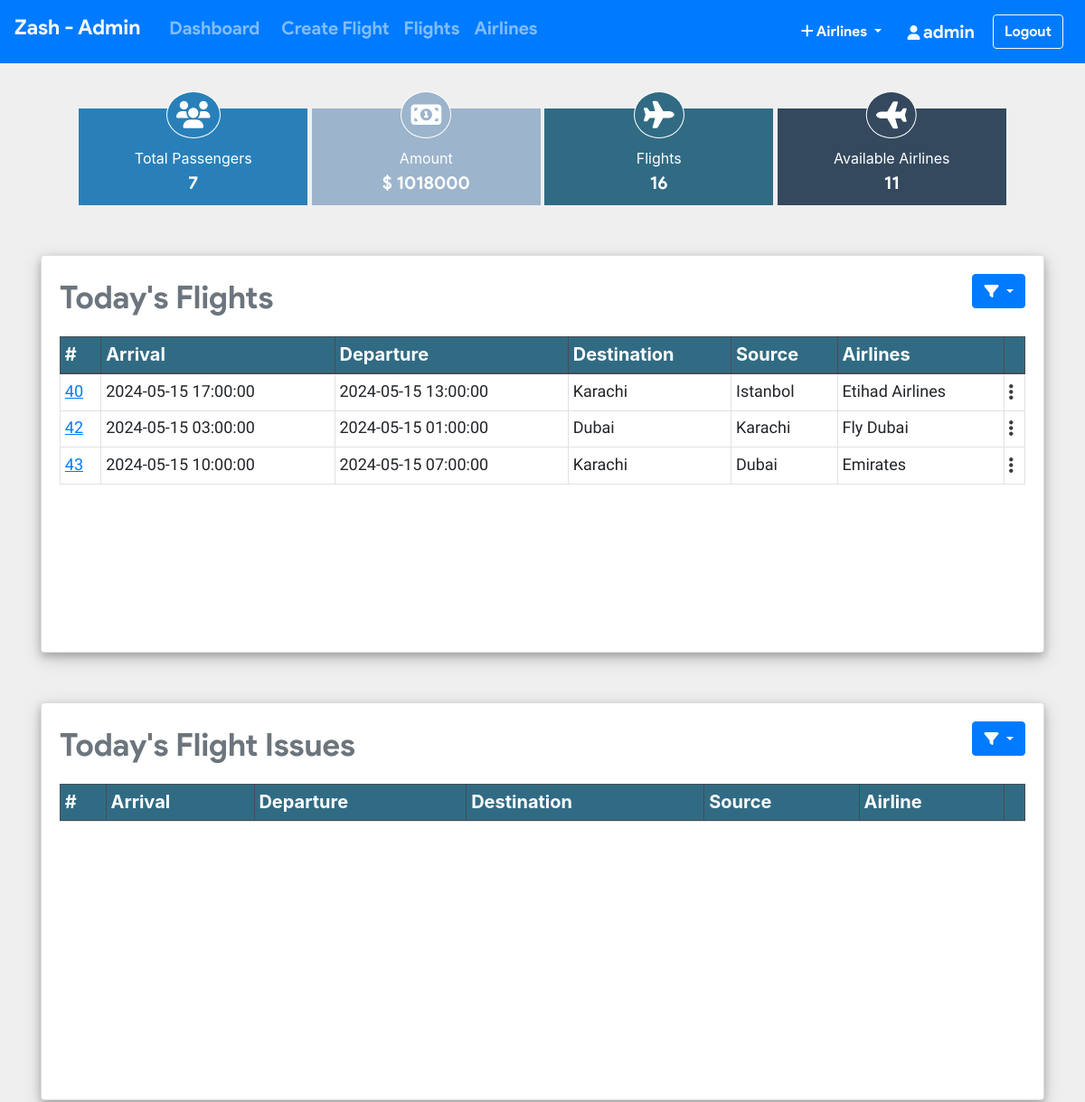
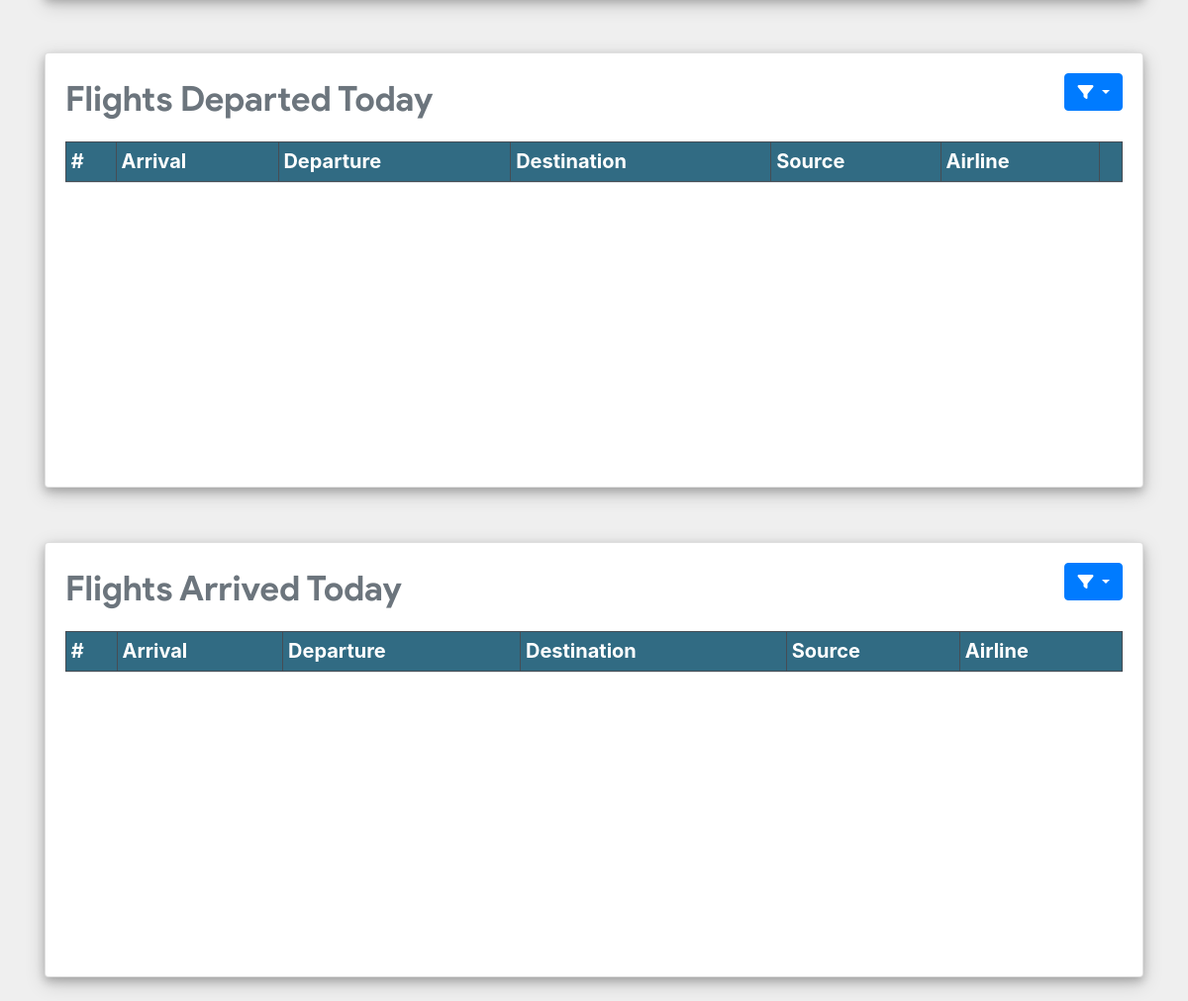
The app's page /admin/index.php?login=success (signed in) with its own data (2 pictures, top to bottom).
### tables this page shows
CREATE TABLE `flight` (
  `flight_id` int(11) NOT NULL,
  `admin_id` int(11) NOT NULL,
  `arrivale` datetime NOT NULL,
  `departure` datetime NOT NULL,
  `Destination` varchar(20) NOT NULL,
  `source` varchar(20) NOT NULL,
  `airline` varchar(20) NOT NULL,
  `Seats` varchar(110) NOT NULL,
  `duration` varchar(20) NOT NULL,
  `Price` int(11) NOT NULL,
  `status` varchar(6) DEFAULT NULL,
  `issue` varchar(50) DEFAULT NULL,
  `last_seat` varchar(5) DEFAULT '',
  `bus_seats` int(11) DEFAULT 20,
  `last_bus_seat` varchar(5) DEFAULT ''
);

### admin/index.php (the view, shortened to what this page needs)
<?php include_once 'header.php';
require '../helpers/init_conn_db.php';?>
<link rel="stylesheet" href="../assets/css/admin.css">
    <main>
        <?php if(isset($_SESSION['adminId'])) { ?>
          <div class="container">
            <div class="main-section">
              <div class="dashbord dashbord-1">
                <div class="icon-section">
                  <i class="fa fa-users" aria-hidden="true"></i><br>
                 Total Passengers
                  <p><?php include 'psngrcnt.php';?></p>
                </div>
              </div>
              <div class="dashbord dashbord-2">
                <div class="icon-section">
                  <i class="fa fa-money" aria-hidden="true"></i><br>
                 Amount
                  <p>$ <?php include 'amtcnt.php';?></p>
                </div>
              </div>
              <div class="dashbord dashbord-3">
                <div class="icon-section">
                  <i class="fa fa-plane" aria-hidden="true"></i><br>
                 Flights
                  <p><?php include 'flightscnt.php';?></p>
                </div>
              </div>
              <div class="dashbord">
                <div class="icon-section">
                  <i class="fa fa-plane fa-rotate-180" aria-hidden="true"></i><br>
                 Available Airlines
                  <p><?php include 'airlcnt.php';?></p>
                </div>
              </div>
            </div>
          <div class="card mt-4" id="flight">
      <div class="card-body">
          <div class="dropdown" style="float: right;">
            <button class="btn btn-primary dropdown-toggle" type="button" id="dropdownMenuButton" data-toggle="dropdown" aria-haspopup="true" aria-expanded="false">
              <i class="fa fa-filter"></i>
            </button>
          </div>
        <p class="text-secondary">Today's Flights</p>
        <table class="table-sm table table-hover table-bordered">
          <thead class="thead-dark">
            <tr>
              <th scope="col">#</th>
              <th scope="col">Arrival</th>
              <th scope="col">Departure</th>
              <th scope="col">Destination</th>
              <th scope="col">Source</th>
              <th scope="col">Airlines</th>
              <th></th>
            </tr>
          </thead>
          <tbody>
              <?php
                $curr_date = (string)date('y-m-d');
                $curr_date = '20'.$curr_date;
                $sql = "SELECT * FROM Flight WHERE DATE(departure)=?";
                $stmt = mysqli_stmt_init($conn);
                mysqli_stmt_prepare($stmt,$sql);
                mysqli_stmt_bind_param($stmt,'s',$curr_date);
                mysqli_stmt_execute($stmt);
                $result = mysqli_stmt_get_result($stmt);
                while ($row = mysqli_fetch_assoc($result)) {
                  if($row['status']== '') {
                    echo '
                <td scope="row">
                  <a href="pass_list.php?flight_id='.$row['flight_id'].'" style="text-decoration:underline;">
                  '.$row['flight_id'].' </a> </td>
                <td>'.$row['arrivale'].'</td>
                <td>'.$row['departure'].'</td>
                <td>'.$row['Destination'].'</td>
                <td>'.$row['source'].'</td>
                <td>'.$row['airline'].'</td>
                <th class="options">
                  <div class="dropdown">
                    <a class="text-reset text-decoration-none" href="#"
                      id="dropdownMenuButton" data-toggle="dropdown"
                        aria-haspopup="true" aria-expanded="false">
                      <i class="fa fa-ellipsis-v"></i> </td>
                    </a>
                    <div class="dropdown-menu">
                      <form class="px-4 py-3"  action="../includes/admin/admin.inc.php" method="post">
                        <input type="hidden" type="number" name="flight_id"
                          value='.$row['flight_id'].'>
                        <div class="form-group">
                          <label for="exampleDropdownFormEmail1">Enter time in min.
                          </label>
                          <input type="number" class="form-control" name="issue"
                            placeholder="Eg. 120">
                        </div>
                        <button type="submit" name="issue_but"
                          class="btn btn-danger btn-sm">Submit issue</button>
                        <div class="dropdown-divider"></div>
                        <button type="submit" name="dep_but"
                          class="btn btn-primary btn-sm">Departed</button>
                      </form>
                    </div>
                  </div>
                </th>
              </tr> ' ; }} ?>
          </tbody>
        </table>
      </div>
    </div>
    <div class="card" id="issue">
      <div class="card-body">
          <div class="dropdown" style="float: right;">
            <button class="btn btn-primary dropdown-toggle" type="button" id="dropdownMenuButton" data-toggle="dropdown" aria-haspopup="true" aria-expanded="false">
              <i class="fa fa-filter"></i>
            </button>
          </div>
        <p class="text-secondary">Today's Flight Issues</p>
        <table class="table-sm table table-hover table-bordered">
        <thead class="thead-dark">
            <tr>
              <th scope="col">#</th>
              <th scope="col">Arrival</th>
              <th scope="col">Departure</th>
              <th scope="col">Destination</th>
              <th scope="col">Source</th>
              <th scope="col">Airline</th>
              <th></th>
            </tr>
          </thead>
        </table>
      </div>
    </div>
    <div class="card" id="dep">
      <div class="card-body">
          <div class="dropdown" style="float: right;">
            <button class="btn btn-primary dropdown-toggle" type="button" id="dropdownMenuButton" data-toggle="dropdown" aria-haspopup="true" aria-expanded="false">
              <i class="fa fa-filter"></i>
            </button>
          </div>
        <p class=" text-secondary">Flights Departed Today</p>
        <table class="table-sm table table-hover table-bordered">
        <thead class="thead-dark">
            <tr>
              <th scope="col">#</th>
              <th scope="col">Arrival</th>
              <th scope="col">Departure</th>
              <th scope="col">Destination</th>
              <th scope="col">Source</th>
              <th scope="col">Airline</th>
              <th></th>
            </tr>
          </thead>
        </table>
      </div>
    </div>
    <div class="card mb-4" id="arr">
      <div class="card-body">
        <div class="dropdown" style="float: right;">
            <button class="btn btn-primary dropdown-toggle" type="button" id="dropdownMenuButton" data-toggle="dropdown" aria-haspopup="true" aria-expanded="false">
              <i class="fa fa-filter"></i>
            </button>
          </div>
        <p class=" text-secondary">Flights Arrived Today</p>
        <table class="table-sm table table-hover table-bordered">
        <thead class="thead-dark">
            <tr>
              <th scope="col">#</th>
              <th scope="col">Arrival</th>
              <th scope="col">Departure</th>
              <th scope="col">Destination</th>
              <th scope="col">Source</th>
              <th scope="col">Airline</th>
            </tr>
          </thead>
        </table>
      </div>
    </div>
  </div>
<?php } ?>
    </main>
    <?php include_once 'footer.php'; ?>

### assets/css/admin.css (style rules this page uses)
.card { margin-top: 55px !important; height: 55vh; box-shadow: 0 4px 8px 0 rgba(0, 0, 0, 0.2), 0 6px 20px 0 rgba(0, 0, 0, 0.19); }
.card-body { overflow-y: scroll; }
th { color: #3c3c3c; font-size: 20px; font-weight: bold; }
td { margin-top: 10px !important; font-size: 17px; font-family: "Assistant", sans-serif !important; }

### admin/header.php (style rules this page uses)
.table .thead-dark th { background-color: #316b83; }

### admin/index.php (style rules this page uses)
body { background-color: #efefef; }
td { font-size: 18px !important; }
p { font-size: 35px; font-weight: 100; font-family: 'product sans'; }
.main-section { width:100%; margin:0 auto; text-align: center; padding: 0px 5px; }
.dashbord { width:23%; display: inline-block; background-color:#34495E; color:#fff; margin-top: 50px; }
.icon-section i { font-size: 30px; padding:10px; border:1px solid #fff; border-radius:50%; margin-top:-25px; margin-bottom: 10px; background-color:#34495E; }
.icon-section p { margin:0px; font-size: 20px; padding-bottom: 10px; }
.dashbord-2 .icon-section,.dashbord-2 .icon-section i { background-color: #9CB4CC; }
.dashbord-1 .icon-section,.dashbord-1 .icon-section i { background-color: #2980B9; }
.dashbord-3 .icon-section,.dashbord-3 .icon-section i { background-color:#316B83; }

### records on screen
flight: flight_id "40", arrivale "2024-05-15 17:00:00", departure "2024-05-15 13:00:00", Destination "Karachi", source "Istanbol", airline "Etihad Airlines"
flight: flight_id "42", arrivale "2024-05-15 03:00:00", departure "2024-05-15 01:00:00", Destination "Dubai", source "Karachi", airline "Fly Dubai"
flight: flight_id "43", arrivale "2024-05-15 10:00:00", departure "2024-05-15 07:00:00", Destination "Karachi", source "Dubai", airline "Emirates"

### other values on screen
$_SESSION['adminUname'] "admin"
$query->num_rows "7"
$row_amountsum['SUM(cost)'] "1018000"
$query->num_rows "16"
$query->num_rows "11"
